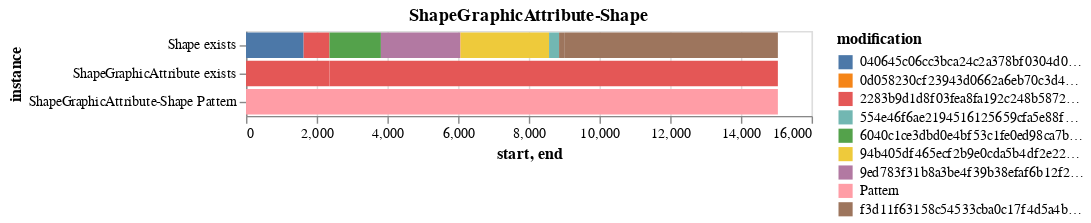
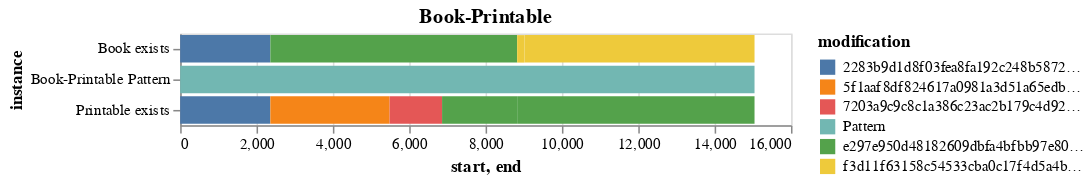
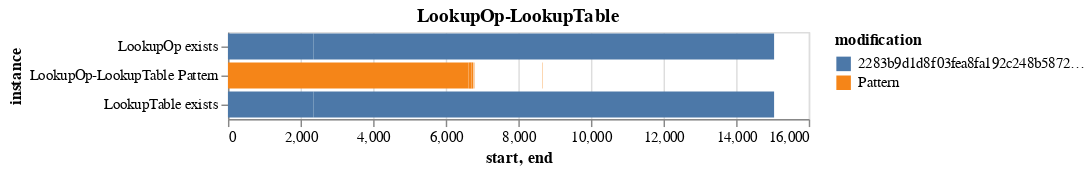
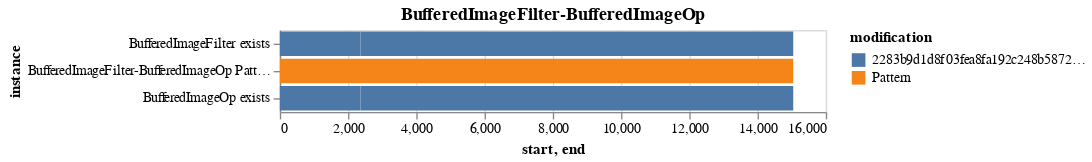

Here is the notebook cell these charts were saved with, in order:
### Code cell
for x in parser.get_detected_patterns('Strategy'): 
    display(parser.git_pattern_instance_chart(x, 'Strategy'))

### Figure 1 — Vega-Lite specification as saved in the notebook (floating-point values rounded to 4 significant figures)
{"config": {"view": {"continuousWidth": 400, "continuousHeight": 300}}, "data": {"name": "data-6db455725b0ae15e44fbf645510699e3"}, "mark": "bar", "encoding": {"color": {"type": "nominal", "field": "modification"}, "x": {"type": "quantitative", "field": "start"}, "x2": {"field": "end"}, "y": {"type": "nominal", "field": "instance"}}, "title": "ShapeGraphicAttribute-Shape", "$schema": "https://vega.github.io/schema/vega-lite/v4.8.1.json", "datasets": {"data-6db455725b0ae15e44fbf645510699e3": [{"instance": "Shape exists", "modification": "040645c06cc3bca24c2a378bf0304d086fa1f143", "start": 0, "end": 1629}, {"instance": "ShapeGraphicAttribute exists", "modification": "2283b9d1d8f03fea8fa192c248b58726a66a6eaf", "start": 0, "end": 2361}, {"instance": "Shape exists", "modification": "2283b9d1d8f03fea8fa192c248b58726a66a6eaf", "start": 1630, "end": 2361}, {"instance": "Shape exists", "modification": "6040c1ce3dbd0e4bf53c1fe0ed98ca7beaa5a25b", "start": 2362, "end": 3815}, {"instance": "Shape exists", "modification": "9ed783f31b8a3be4f39b38efaf6b12f27d89e641", "start": 3816, "end": 6060}, {"instance": "Shape exists", "modification": "0d058230cf23943d0662a6eb70c3d42e75656e78", "start": 6061, "end": 6072}, {"instance": "Shape exists", "modification": "94b405df465ecf2b9e0cda5b4df2e22dd615d570", "start": 6073, "end": 8571}, {"instance": "Shape exists", "modification": "554e46f6ae2194516125659cfa5e88f3478ca723", "start": 8572, "end": 8854}, {"instance": "Shape exists", "modification": "f3d11f63158c54533cba0c17f4d5a4b02ebf0de6", "start": 8855, "end": 9018}, {"instance": "ShapeGraphicAttribute-Shape Pattern", "modification": "Pattern", "start": 0, "end": 15045}, {"instance": "ShapeGraphicAttribute exists", "modification": "2283b9d1d8f03fea8fa192c248b58726a66a6eaf", "start": 2362, "end": 15045}, {"instance": "Shape exists", "modification": "f3d11f63158c54533cba0c17f4d5a4b02ebf0de6", "start": 9019, "end": 15045}]}}

### Figure 2 — Vega-Lite specification as saved in the notebook (floating-point values rounded to 4 significant figures)
{"config": {"view": {"continuousWidth": 400, "continuousHeight": 300}}, "data": {"name": "data-3d4f648ac924905a14a3b5552eca0c2c"}, "mark": "bar", "encoding": {"color": {"type": "nominal", "field": "modification"}, "x": {"type": "quantitative", "field": "start"}, "x2": {"field": "end"}, "y": {"type": "nominal", "field": "instance"}}, "title": "Book-Printable", "$schema": "https://vega.github.io/schema/vega-lite/v4.8.1.json", "datasets": {"data-3d4f648ac924905a14a3b5552eca0c2c": [{"instance": "Book exists", "modification": "2283b9d1d8f03fea8fa192c248b58726a66a6eaf", "start": 0, "end": 2361}, {"instance": "Printable exists", "modification": "2283b9d1d8f03fea8fa192c248b58726a66a6eaf", "start": 0, "end": 2361}, {"instance": "Printable exists", "modification": "5f1aaf8df824617a0981a3d51a65edb2072d6458", "start": 2362, "end": 5486}, {"instance": "Printable exists", "modification": "7203a9c9c8c1a386c23ac2b179c4d9246a2d128c", "start": 5487, "end": 6859}, {"instance": "Book exists", "modification": "e297e950d48182609dbfa4bfbb97e80c06fcb55c", "start": 2362, "end": 8826}, {"instance": "Printable exists", "modification": "e297e950d48182609dbfa4bfbb97e80c06fcb55c", "start": 6860, "end": 8826}, {"instance": "Book exists", "modification": "f3d11f63158c54533cba0c17f4d5a4b02ebf0de6", "start": 8827, "end": 9018}, {"instance": "Book-Printable Pattern", "modification": "Pattern", "start": 0, "end": 15045}, {"instance": "Book exists", "modification": "f3d11f63158c54533cba0c17f4d5a4b02ebf0de6", "start": 9019, "end": 15045}, {"instance": "Printable exists", "modification": "e297e950d48182609dbfa4bfbb97e80c06fcb55c", "start": 8827, "end": 15045}]}}

### Figure 3 — Vega-Lite specification as saved in the notebook (floating-point values rounded to 4 significant figures)
{"config": {"view": {"continuousWidth": 400, "continuousHeight": 300}}, "data": {"name": "data-3d24c1f91c47062b062c5648d88c55d8"}, "mark": "bar", "encoding": {"color": {"type": "nominal", "field": "modification"}, "x": {"type": "quantitative", "field": "start"}, "x2": {"field": "end"}, "y": {"type": "nominal", "field": "instance"}}, "title": "LookupOp-LookupTable", "$schema": "https://vega.github.io/schema/vega-lite/v4.8.1.json", "datasets": {"data-3d24c1f91c47062b062c5648d88c55d8": [{"instance": "LookupOp exists", "modification": "2283b9d1d8f03fea8fa192c248b58726a66a6eaf", "start": 0, "end": 2361}, {"instance": "LookupTable exists", "modification": "2283b9d1d8f03fea8fa192c248b58726a66a6eaf", "start": 0, "end": 2361}, {"instance": "LookupOp-LookupTable Pattern", "modification": "Pattern", "start": 0, "end": 6630}, {"instance": "LookupOp-LookupTable Pattern", "modification": "Pattern", "start": 6633, "end": 6704}, {"instance": "LookupOp-LookupTable Pattern", "modification": "Pattern", "start": 6707, "end": 6762}, {"instance": "LookupOp-LookupTable Pattern", "modification": "Pattern", "start": 6765, "end": 6765}, {"instance": "LookupOp-LookupTable Pattern", "modification": "Pattern", "start": 6782, "end": 6792}, {"instance": "LookupOp-LookupTable Pattern", "modification": "Pattern", "start": 6953, "end": 6953}, {"instance": "LookupOp-LookupTable Pattern", "modification": "Pattern", "start": 7031, "end": 7031}, {"instance": "LookupOp-LookupTable Pattern", "modification": "Pattern", "start": 7394, "end": 7394}, {"instance": "LookupOp-LookupTable Pattern", "modification": "Pattern", "start": 8668, "end": 8677}, {"instance": "LookupOp exists", "modification": "2283b9d1d8f03fea8fa192c248b58726a66a6eaf", "start": 2362, "end": 15045}, {"instance": "LookupTable exists", "modification": "2283b9d1d8f03fea8fa192c248b58726a66a6eaf", "start": 2362, "end": 15045}]}}

### Figure 4 — Vega-Lite specification as saved in the notebook (floating-point values rounded to 4 significant figures)
{"config": {"view": {"continuousWidth": 400, "continuousHeight": 300}}, "data": {"name": "data-f8d0703296651001ace554160d90e0a1"}, "mark": "bar", "encoding": {"color": {"type": "nominal", "field": "modification"}, "x": {"type": "quantitative", "field": "start"}, "x2": {"field": "end"}, "y": {"type": "nominal", "field": "instance"}}, "title": "BufferedImageFilter-BufferedImageOp", "$schema": "https://vega.github.io/schema/vega-lite/v4.8.1.json", "datasets": {"data-f8d0703296651001ace554160d90e0a1": [{"instance": "BufferedImageFilter exists", "modification": "2283b9d1d8f03fea8fa192c248b58726a66a6eaf", "start": 0, "end": 2361}, {"instance": "BufferedImageOp exists", "modification": "2283b9d1d8f03fea8fa192c248b58726a66a6eaf", "start": 0, "end": 2361}, {"instance": "BufferedImageFilter-BufferedImageOp Pattern", "modification": "Pattern", "start": 0, "end": 15045}, {"instance": "BufferedImageFilter exists", "modification": "2283b9d1d8f03fea8fa192c248b58726a66a6eaf", "start": 2362, "end": 15045}, {"instance": "BufferedImageOp exists", "modification": "2283b9d1d8f03fea8fa192c248b58726a66a6eaf", "start": 2362, "end": 15045}]}}
